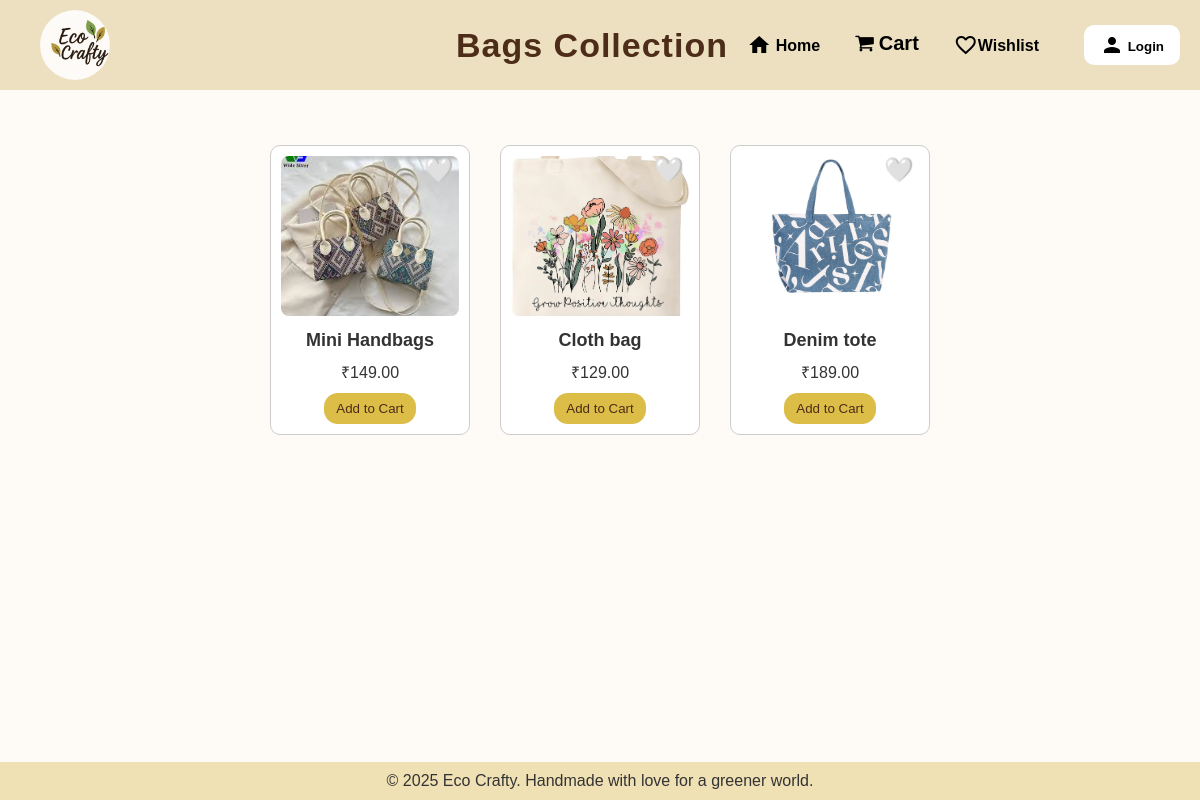
The page /webpages/bags.php on the database its author committed.
### tables this page shows
CREATE TABLE `products` (
  `id` int(11) NOT NULL,
  `name` varchar(150) NOT NULL,
  `category_name` varchar(100) NOT NULL,
  `price` decimal(10,2) NOT NULL,
  `description` text DEFAULT NULL,
  `image` varchar(255) DEFAULT NULL,
  `seller_id` int(11) DEFAULT NULL,
  `created_at` timestamp NOT NULL DEFAULT current_timestamp(),
  `quantity` int(5) DEFAULT NULL
);

### webpages/bags.php (the view, shortened to what this page needs)
<?php
$isLoggedIn = isset($_SESSION['username']);
require_once '../includes/db.php';
$sql = "SELECT * FROM products WHERE category_name = 'Bags'";
$result = $conn->query($sql);
?>
<!DOCTYPE html>
<html>
<head>
  <link rel="stylesheet" href="https://cdnjs.cloudflare.com/ajax/libs/font-awesome/4.7.0/css/font-awesome.min.css">
 <link rel="stylesheet" href="../style.css" />
  <link rel="stylesheet" href="../categorystyle.css" /></head>
<body>
<div class="navbar">
        <div class="logo-container">
            <img src="../images/logo.jpg" class="logo-circle" alt="Logo">
        </div>
        <h1>Bags  Collection</h1>
    <div class="right-nav">
  <section class="category-bar">
    <div class="category"><a href="homepage.php"><p class="material-icons">home</p> Home</a></div>
    <i class="fa fa-shopping-cart" style="font-size:20px;color:black;">
      <a href="<?php echo $isLoggedIn ? 'cart.php' : 'login.php'; ?>">Cart</a>
    </i>
    <div class="category"><a href="wishlist.php">
    <p class="material-icons" >favorite_border</p>Wishlist</a></div>
</section>
  <?php if ($isLoggedIn): ?>
    <div class="profile-menu">
      <button class="profile-btn">
        <?php echo strtoupper(substr($_SESSION['username'], 0, 1)); ?>
      </button>
      <div class="dropdown">
        <h4>User Name :</h4><p><?php echo $_SESSION['username']; ?></p><br>
        <h4>Email : </h4><p><?php echo $_SESSION['email']; ?></p><br>
       <button> <a href="edit_profile.php">Edit Profile</a>
  </button><br><br>
        <a href="logout.php">Logout</a>
      </div>
    </div>
  <?php else: ?>
    <button class="login-btn"><a href="login.php"><i class="material-icons">person</i><b> Login</b></a></button>
  <?php endif; ?>
  </div>
  </div>
<div class="container">
<section class="products-section">
  <div class="product-grid">
    <?php while($row = $result->fetch_assoc()): ?>
      <?php
        $wishlistClass = '';
      ?>
      <div class="product-card">
        <span class="wishlist-icon <?php echo $wishlistClass; ?>"
              data-id="<?php echo $row['id']; ?>"
              onclick="handleWishlist(this)">
              <?php echo $wishlistClass === 'active' ? '❤️' : '🤍'; ?>
        </span>
        <img src="../<?php echo $row['image']; ?>" alt="Product">
        <h3><?php echo $row['name']; ?></h3>
        <p>₹<?php echo $row['price']; ?></p>
        <button class="btn" onclick="<?php echo $isLoggedIn ? "addToCart({$row['id']})" : "window.location.href='login.php'"; ?>">Add to Cart</button>
      </div>
    <?php endwhile; ?>
  </div>
</section>
      </div>
<footer>
    <p>&copy; 2025 Eco Crafty. Handmade with love for a greener world.</p>
  </footer>
</body>
</html>

### style.css (style rules this page uses)
* { margin: 0; padding: 0; box-sizing: border-box; font-family: sans-serif; }
.logo-container { width: 70px; height: 70px; overflow: hidden; border-radius: 50%; }
.logo-circle { width: 110%; height: 110%; object-fit: cover; }
body { background: #f9f9f9; color: #333; }
.navbar { background: #ece0c0; font-family: "Brush Script MT", cursive; color: #fff; padding: 10px 20px; display: flex; align-items: center; justify-content: space-between; }
.material-icons { vertical-align:-25% }
.login-btn { background: white; border: none; padding: 8px 16px; color: #000; cursor: pointer; border-radius: 10px; justify-content: space-around; }
a { color: #333; text-decoration: none; }
.category-bar { display: flex; justify-content: space-around; padding: 15px; gap: 35px; }
.category { cursor: pointer; font-weight: 500; }
.products-section { margin-left:40px; }
.product-grid { display: flex; flex-wrap: wrap; justify-content: center; margin-top:30px; }
.product-card { position: relative; border: 1px solid #ccc; border-radius: 10px; margin: 15px; width: 200px; padding: 8px; text-align: center; background-color: #fff; }
.product-card img { width: 100%; height: 160px; object-fit: cover; border-radius: 8px; }
.product-card h3 { font-size: 18px; margin: 10px 0; }
.product-card .btn { background-color: rgb(219, 189, 72); color: #4d2c19;; padding: 8px 12px; border: none; border-radius: 14px; text-decoration: none; display: inline-block; margin-top: 10px; cursor: pointer; }
.wishlist-icon { position: absolute; top: 10px; right: 15px; font-size: 24px; color: #ccc; cursor: pointer; }
footer { text-align: center; padding: 20px; background: #ece0c0; margin-top: 40px; }

### categorystyle.css (style rules this page uses)
body { margin: 0; padding: 0; font-family: Arial, sans-serif; background: #fefaf5; display: flex; flex-direction: column; min-height: 100vh; }
.container { flex: 1; padding: 20px; }
.navbar { background: #ece0c0; padding: 10px 20px; display: flex; align-items: center; justify-content: space-between; }
.logo-container { width: 70px; height: 70px; margin-left: 20px; overflow: hidden; border-radius: 50%; }
.logo-circle { width: 110%; height: 110%; object-fit: cover; }
.navbar h1 { position: absolute; left:38%; font-size: 34px; font-weight: bold; letter-spacing: 1px; color:#4d2c19; }
.right-nav { display: flex; align-items: center; gap: 30px; }
.right-nav a { text-decoration: none; color: #000; font-weight: bold; }
.products-section { margin-right:50px; margin-left:50px; justify-content: center; }
.product-grid { display: flex; max-width: 1300px; padding: 20px 40px; flex-wrap: wrap; justify-content: center; margin: auto; flex-wrap: wrap; }
.product-card { position: relative; border: 1px solid #ccc; border-radius: 10px; margin: 15px; width: 200px; padding: 10px; text-align: center; background-color: #fff; }
.product-card img { width: 100%; height: 160px; object-fit: cover; border-radius: 8px; }
.product-card h3 { font-size: 18px; margin: 10px 0; }
.product-card .btn { background-color: rgb(219, 189, 72); color: #4d2c19;; padding: 8px 12px; border: none; border-radius: 14px; text-decoration: none; display: inline-block; margin-top: 10px; cursor: pointer; }
.wishlist-icon { position: absolute; top: 10px; right: 15px; font-size: 24px; color: #ccc; cursor: pointer; }
footer { text-align: center; padding: 10px 0; background: #f0e1b5; margin-top: 40px; display: flex; justify-content: center; width: 100%; bottom: 0; }

### rows shown on the page
products: image (picture), name "Mini Handbags", price "149.00"
products: image (picture), name "Cloth bag", price "129.00"
products: image (picture), name "Denim tote", price "189.00"
